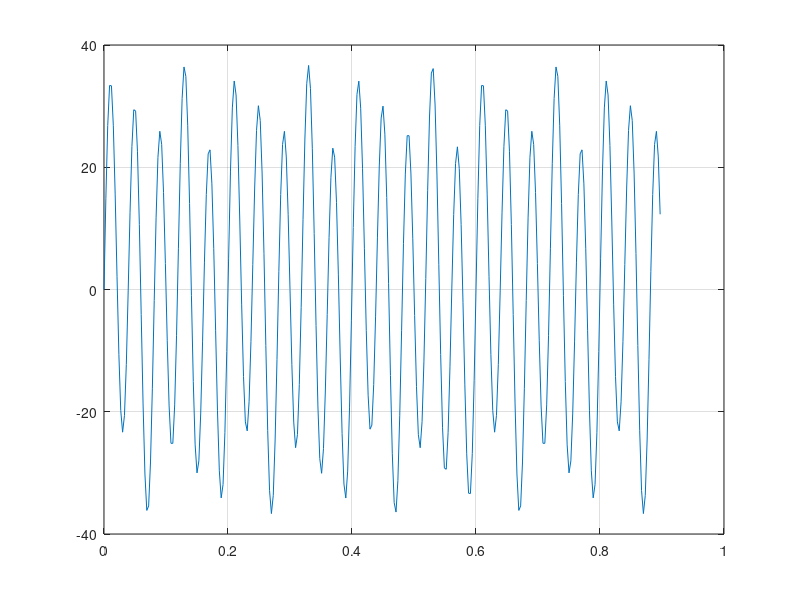
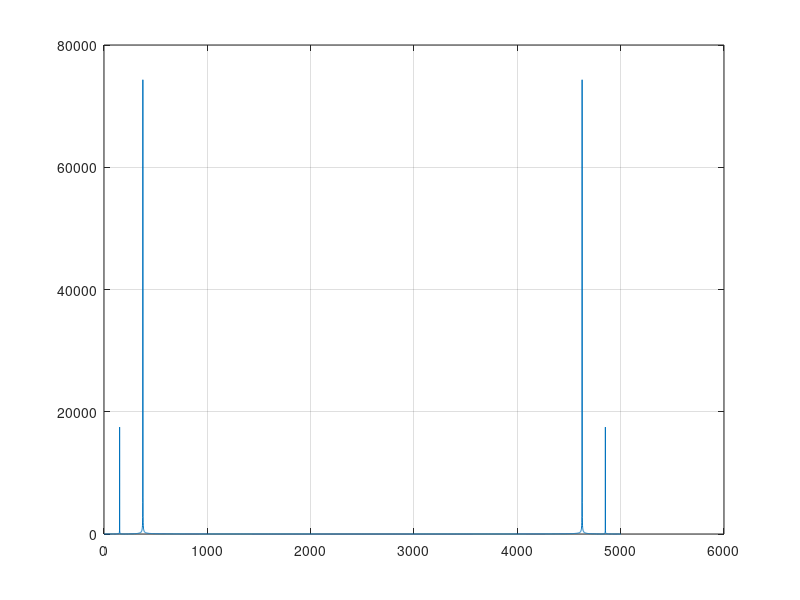
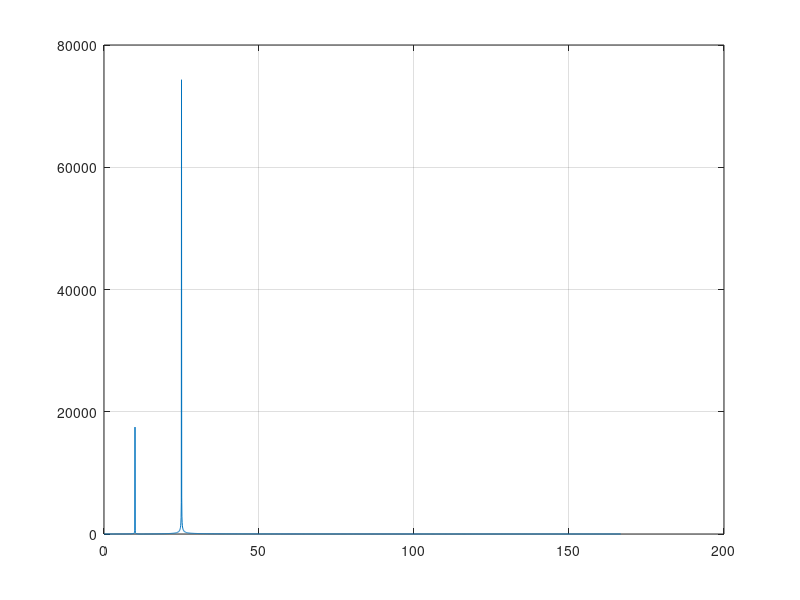

Recreate these plots in MATLAB, in order.
clc
clear
dt=0.003;
f1=25;
f2=10;
T=15;
t=0:dt:T;
y=30*sin(2*pi*f1*t)+7*sin(2*pi*f2*t);

n=length(t);
plot(t(1:300),y(1:300)),grid
figure
fy=fft(y);
plot(abs(fy)),grid
figure
df=1/T;
ff=0:df:n/(2*T);
plot(ff,abs(fy(1:round(n/2)))),grid
